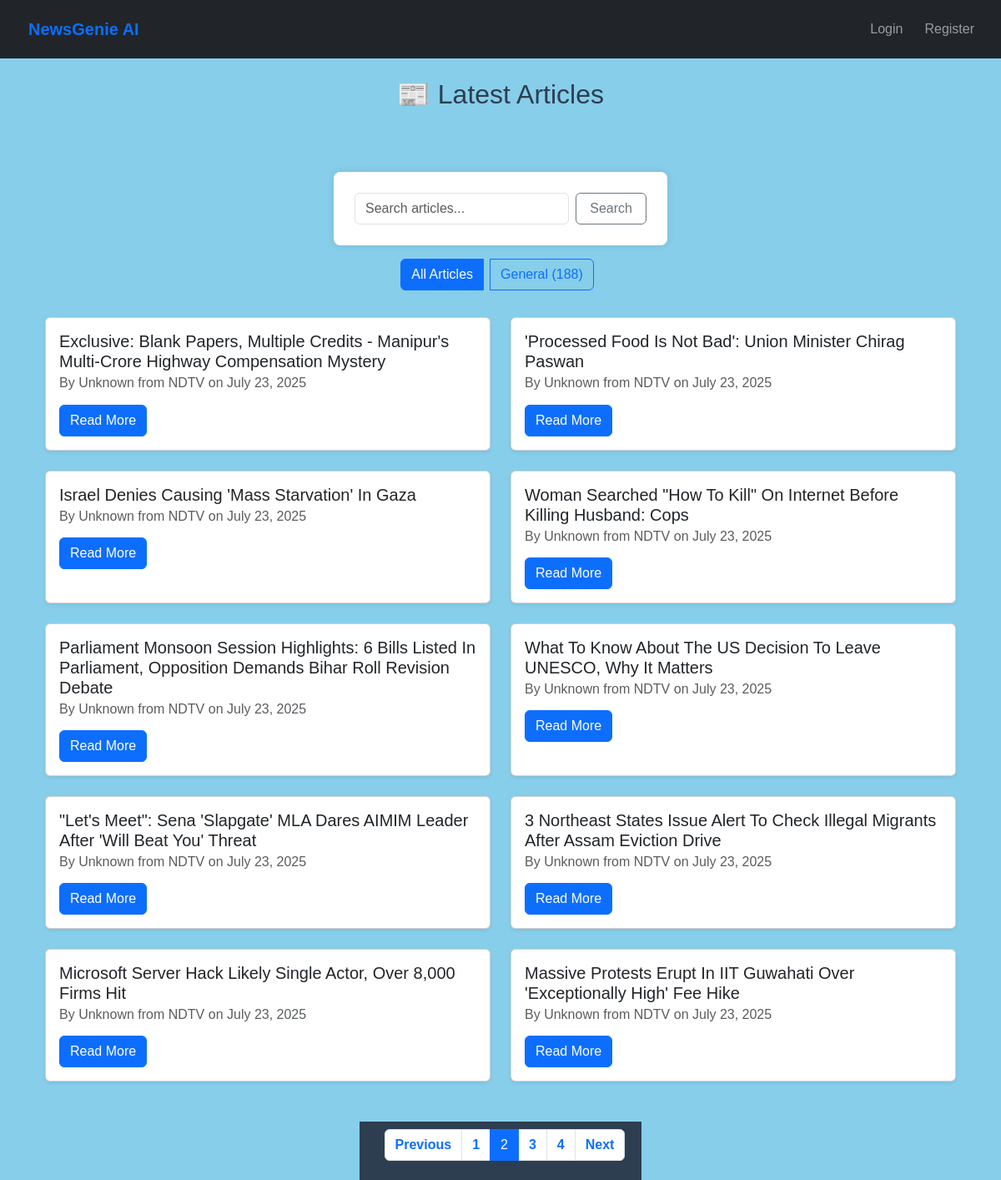
/articles/?page=2, run on the app's committed database.
### news/models.py (models this page shows, shortened)
class Category(models.Model):
    name = models.CharField(max_length=100)
    description = models.TextField(blank=True)
    class Meta:
        ordering = ['name']

class Article(models.Model):
    title = models.CharField(max_length=200)
    content = models.TextField()
    summary = models.TextField(blank=True)
    source_url = models.URLField()
    category = models.ForeignKey(Category, on_delete=models.CASCADE)
    published_date = models.DateTimeField(default=timezone.now)
    link = models.URLField(max_length=500, unique=True, null=True, blank=True)
    publication_date = models.DateTimeField(null=True, blank=True)
    author = models.CharField(max_length=255, default='Unknown')
    source = models.CharField(max_length=100, default='Unknown')  # ✅ New field
    created_at = models.DateTimeField(auto_now_add=True)
    audio_file = models.FileField(upload_to='audio/', blank=True, null=True)
    class Meta:
        ordering = ['-published_date']

### news/views.py (the view, shortened to what this page needs)
# urls.py: path('', ArticleListView.as_view(), name='home'),  # ✅ This name='home' must exist!
class ArticleListView(ListView):
    model = Article
    template_name = 'news/article_list.html'
    context_object_name = 'articles'
    paginate_by = 10
    def get_queryset(self):
        queryset = Article.objects.all().order_by('-published_date')
        category = self.request.GET.get('category')
        query = self.request.GET.get('q')
        if category:
            queryset = queryset.filter(category__name__iexact=category)
        return queryset
    def get_context_data(self, **kwargs):
        context = super().get_context_data(**kwargs)
        context['categories'] = Category.objects.all()
        context['categories'] = Category.objects.annotate(article_count=Count('article'))
        context['current_category'] = self.request.GET.get('category', '')
        context['query'] = self.request.GET.get('q', '')
        context['recommendations'] = []
        return context

### news/templates/news/article_list.html (shortened to what this page needs)
{% extends 'base.html' %}
{% block content %}
<div class="container mt-4">
  <h2 class="mb-4 text-center">📰 Latest Articles</h2>
  <div class="mb-4">
    <div class="row justify-content-center">
      <div class="col-md-8">
  <form method="get" action="{% url 'home' %}" class="d-flex align-items-stretch mb-3">
    <input type="text" name="q" value="{{ query }}" placeholder="Search articles..." class="form-control flex-grow-1 me-2" />
    <button type="submit" class="btn btn-outline-secondary w-auto px-3">Search</button>
  </form>
</div>
      <div class="col-md-12 text-center">
        <div class="btn-group flex-wrap" role="group">
          <a href="{% url 'home' %}" class="btn {% if not current_category %}btn-primary{% else %}btn-outline-primary{% endif %} mb-2 me-2">
            All Articles
          </a>
          {% for category in categories %}
            <a href="{% url 'home' %}?category={{ category.name }}{% if query %}&q={{ query }}{% endif %}"
               class="btn {% if current_category == category.name %}btn-primary{% else %}btn-outline-primary{% endif %} mb-2 me-2">
              {{ category.name }} ({{ category.article_count }})
            </a>
          {% endfor %}
        </div>
      </div>
    </div>
  </div>
  <div class="row">
    {% for article in articles %}
      <div class="col-md-6 mb-4">
        <div class="card h-100 shadow-sm">
          <div class="card-body">
            <h5 class="card-title">{{ article.title }}</h5>
<h6 class="card-subtitle mb-2 text-muted">
  By {{ article.author }} from {{ article.source }} on {{ article.publication_date|date:"F d, Y" }}
</h6>
            <a href="{% url 'article_detail' article.pk %}" class="btn btn-primary">Read More</a>
          </div>
        </div>
      </div>
    {% empty %}
      <div class="col-12 text-center">
        <p class="text-muted">No articles found.</p>
      </div>
    {% endfor %}
  </div>
</div>
  {% if is_paginated %}
    <div class="d-flex justify-content-center mt-4">
      <nav>
        <ul class="pagination">
          {% if page_obj.has_previous %}
            <li class="page-item">
              <a class="page-link" href="?{% if current_category %}category={{ current_category }}&{% endif %}{% if query %}q={{ query }}&{% endif %}page={{ page_obj.previous_page_number }}">Previous</a>
            </li>
          {% else %}
            <li class="page-item disabled"><span class="page-link">Previous</span></li>
          {% endif %}
          {% for num in paginator.page_range %}
            {% if page_obj.number == num %}
              <li class="page-item active"><span class="page-link">{{ num }}</span></li>
            {% elif num > page_obj.number|add:'-3' and num < page_obj.number|add:'3' %}
              <li class="page-item">
                <a class="page-link" href="?{% if current_category %}category={{ current_category }}&{% endif %}{% if query %}q={{ query }}&{% endif %}page={{ num }}">{{ num }}</a>
              </li>
            {% endif %}
          {% endfor %}
          {% if page_obj.has_next %}
            <li class="page-item">
              <a class="page-link" href="?{% if current_category %}category={{ current_category }}&{% endif %}{% if query %}q={{ query }}&{% endif %}page={{ page_obj.next_page_number }}">Next</a>
            </li>
          {% else %}
            <li class="page-item disabled"><span class="page-link">Next</span></li>
          {% endif %}
        </ul>
      </nav>
    </div>
  {% endif %}
{% endblock %}

### static/css/style.css (style rules this page uses)
body { font-family: Arial, sans-serif; background-color: #f4f6f8; margin: 0; padding: 0; background-color: skyblue; }
nav { background-color: #2c3e50; padding: 9px 20px; height: 70px; }
nav a { color: white; margin-left: 10px; text-decoration: none; font-weight: bold; }
main form, .content-area form { background-color: white; max-width: 400px; margin: 50px auto; padding: 25px; box-shadow: 0px 0px 10px rgba(0, 0, 0, 0.1); border-radius: 8px; }
button { background-color: #3498db; color: white; padding: 10px 20px; border: none; cursor: pointer; border-radius: 5px; }
h2 { text-align: center; color: #2c3e50; }

### data on the page
Category: name "General", article_count "188"
Article: title "Exclusive: Blank Papers, Multiple Credits - Manipur's Multi-Crore Highway Compensation Mystery", author "Unknown", source "NDTV", publication_date "July 23, 2025"
Article: title "'Processed Food Is Not Bad': Union Minister Chirag Paswan", author "Unknown", source "NDTV", publication_date "July 23, 2025"
Article: title "Israel Denies Causing 'Mass Starvation' In Gaza", author "Unknown", source "NDTV", publication_date "July 23, 2025"
Article: title "Woman Searched \"How To Kill\" On Internet Before Killing Husband: Cops", author "Unknown", source "NDTV", publication_date "July 23, 2025"
Article: title "Parliament Monsoon Session Highlights: 6 Bills Listed In Parliament, Opposition Demands Bihar Roll Revision Debate", author "Unknown", source "NDTV", publication_date "July 23, 2025"
Article: title "What To Know About The US Decision To Leave UNESCO, Why It Matters", author "Unknown", source "NDTV", publication_date "July 23, 2025"
Article: title "\"Let's Meet\": Sena 'Slapgate' MLA Dares AIMIM Leader After 'Will Beat You' Threat", author "Unknown", source "NDTV", publication_date "July 23, 2025"
Article: title "3 Northeast States Issue Alert To Check Illegal Migrants After Assam Eviction Drive", author "Unknown", source "NDTV", publication_date "July 23, 2025"
Article: title "Microsoft Server Hack Likely Single Actor, Over 8,000 Firms Hit", author "Unknown", source "NDTV", publication_date "July 23, 2025"
Article: title "Massive Protests Erupt In IIT Guwahati Over 'Exceptionally High' Fee Hike", author "Unknown", source "NDTV", publication_date "July 23, 2025"

### other printed values
{{ num }} "1" "3" "4"
{{ num }} "2"
